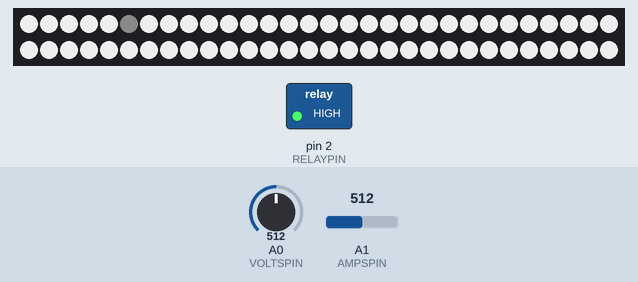
The sketch below on a simulated Arduino Uno, built with avr-gcc and run on an emulated ATmega328P. On the bench: 60 RGB LEDs in strip order, left to right, continuing on the next row, switched loads named in the sketch (green lamp = pin HIGH). The inputs (shaded band) are chosen by the test bench; at power-on: A0 (VOLTSPIN) = 512, A1 (AMPSPIN) = 512. What the sketch prints to the serial monitor is not drawn.

Above: at 1.27 s.
1.3 s: A0 (VOLTSPIN) set to 0
At 1.4 s:
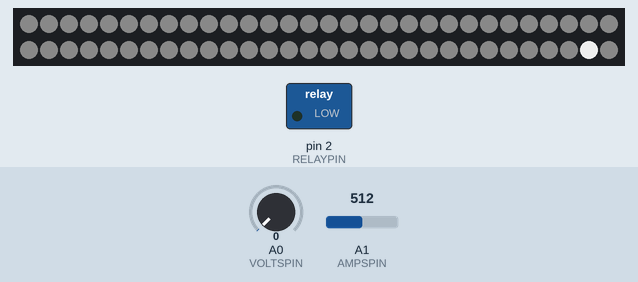
2.8 s: A0 (VOLTSPIN) set to 122
At 2.91 s:
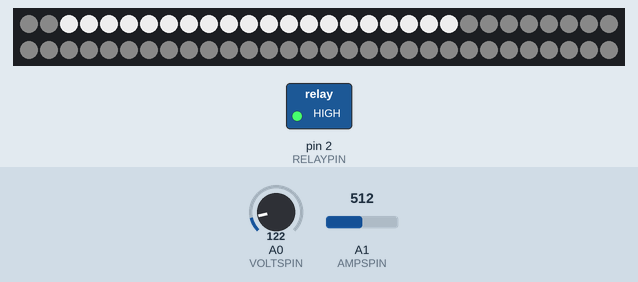
4.3 s: A1 (AMPSPIN) set to 716
At 4.35 s:
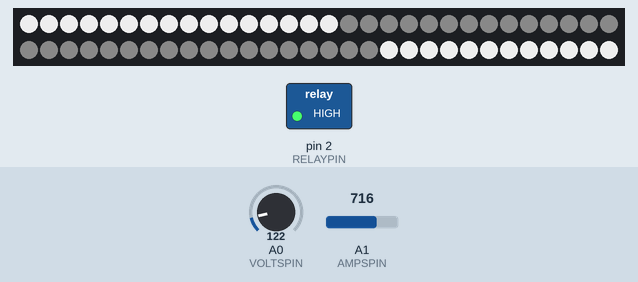
5.8 s: A1 (AMPSPIN) set to 900
At 5.82 s:
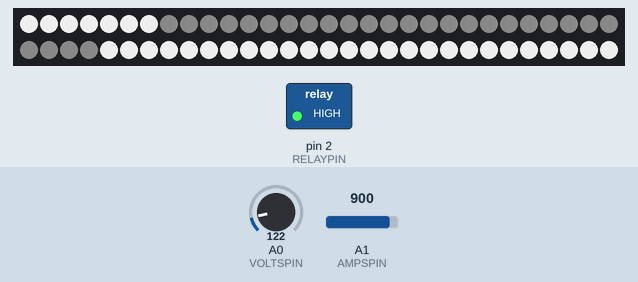
7.3 s: A0 (VOLTSPIN) set to 150
At 7.34 s:
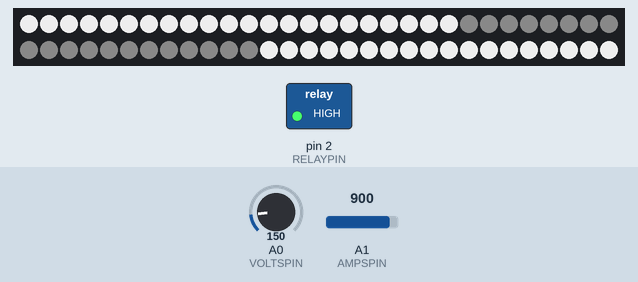
8.8 s: A1 (AMPSPIN) set to 1010
At 8.81 s:
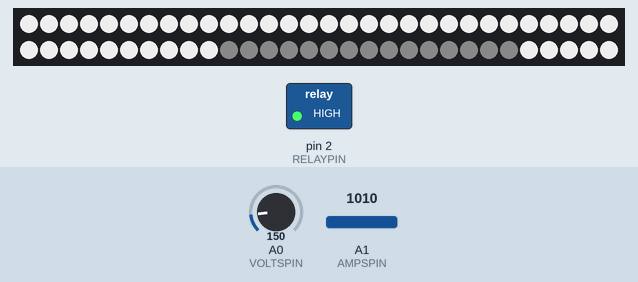
Timing chart, 0 to 11.3 s (numbered marks = the images above; inputs shaded):
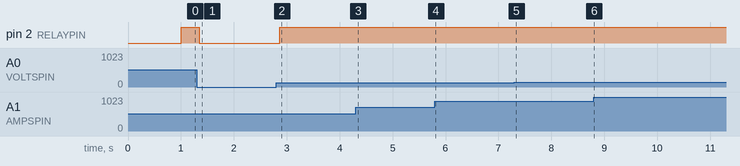

The sketch:

acpc.ino
```cpp
#define BAUDRATE 57600 // for serial communications
#define VOLTMIN 1.0 // when relay connects outlets
#define VOLTMAX 140.0 // when relay disconnects outlets
#define VOLTHYSTERESIS 5.0 // this many volts closer to ideal before relay closes
#define RELAYMINTIME 1000 // minimum milliseconds relay must stay open before closing again

#include <Adafruit_NeoPixel.h>

#define STRIP1PIN 4 // pin number of LED strip 1
#define STRIP1NUM 60 // number of LEDs on strip

#define VOLTSPIN A0 // where to sense voltage
#define AMPSPIN A1 // where to sense amperage
#define RELAYPIN 2 // normally open relay for AC power
#define VOLTCOEFF 4.1666 // 500 at 120vac
#define VOLTOFFSET 0.0 // when voltage is 0 this is the ADC value
#define AMPCOEFF 174.4 // 39 0.1A   252 at 1.28A    171 at 0.82A
#define AMPOFFSET 28.0 // when nothing plugged in, this is the ADC value

#define MAXPOWER 250.0 // wattage at which all LEDs are lit up

#define OVERSAMPLING 25 // how many times to average analogReads

Adafruit_NeoPixel strip1 = Adafruit_NeoPixel(STRIP1NUM, STRIP1PIN, NEO_GRB + NEO_KHZ800);
uint32_t offColor = 0; // the color used for pixels when "off"
uint32_t onColor = 0; // the color used for pixels when "on"

float ampsADC, voltsADC;
float volts, amps, watts;
unsigned long lastRelayTime = 0; // remember the last time we flipped relay
unsigned long lastLoopTime;
int patternPos = 0; // for strip1 animation
int fullness = 50;

void animateLeds(float fullness) { // fullness is 0.0 to 1.0
  unsigned long lastStrip1Time = millis();
  int numLit = constrain(STRIP1NUM * fullness,0,STRIP1NUM-2);
  for (int i = 0; i < STRIP1NUM; i++) {
    if (i <= numLit) {
    strip1.setPixelColor(STRIP1NUM-(i+patternPos)%STRIP1NUM-1,onColor);
    } else {
    strip1.setPixelColor(STRIP1NUM-(i+patternPos)%STRIP1NUM-1,offColor);
    }
  }
  patternPos += 1;
  strip1.show();
}

void updateRelay(float volts) {
  if (digitalRead(RELAYPIN)) { // if relay is closed
    if ((volts > VOLTMAX) || (volts < VOLTMIN)) {
      digitalWrite(RELAYPIN,LOW); // open relay
      lastRelayTime = millis(); // store when it opened
    }
  } else // relay must be open
  if (millis() - lastRelayTime > RELAYMINTIME) { // if it has been opened for long enough
    if ((volts > VOLTMIN + VOLTHYSTERESIS) && (volts < VOLTMAX - VOLTHYSTERESIS)) {
      digitalWrite(RELAYPIN,HIGH); // close relay
    }
  }
}

void setup() {
  Serial.begin(57600);
  Serial.println("AC PedalCharger display and relay box");
  pinMode(RELAYPIN,OUTPUT);
  strip1.begin();
  offColor = strip1.Color(10, 10, 10);
  onColor = strip1.Color(200, 200, 200);
  for (int i = 0; i < STRIP1NUM; i++) strip1.setPixelColor(i,offColor);
  strip1.show();
  lastLoopTime = millis();
}

void loop() {
  voltsADC = averageRead(A0);
  volts = (voltsADC - VOLTOFFSET) / VOLTCOEFF;
  ampsADC = averageRead(A1);
  amps = (ampsADC - AMPOFFSET) / AMPCOEFF;
  watts = amps * volts;
  lastLoopTime = millis();
  /*if (Serial.available()) {
    fullness = Serial.parseInt();
    while (Serial.available()) byte inByte = Serial.read();
  animateLeds((float)fullness / 100.0);
  }*/
  float powerLevel = watts/MAXPOWER;
  if (powerLevel > 0.25) {
    patternPos += 1;
    if (powerLevel > 0.5) {
      patternPos += 1;
      if (powerLevel > 0.75) {
        patternPos += 1;
      }
    }
  }
  animateLeds(powerLevel);
  updateRelay(volts);
}

void printDisplay() {
  Serial.print(volts,1);
  Serial.print("V (");
  Serial.print(voltsADC,1);
  Serial.print(")  ");
  Serial.print(amps,2);
  Serial.print("A (");
  Serial.print(ampsADC,1);
  Serial.print(")  ");
  Serial.print(watts,1);
  Serial.print("W  ");
  Serial.println(millis() - lastLoopTime);
}

float averageRead(byte pin) {
  int adder = 0;
  for (int i = 0; i < OVERSAMPLING; i++) {
    adder += analogRead(pin);
    delayMicroseconds(666);
  }
  return ((float)adder/OVERSAMPLING);
}
```

Measured:
- after the input at 1.3 s, pin 2 (RELAYPIN): HIGH → LOW after 0.05 s
- after the input at 2.8 s, pin 2 (RELAYPIN): LOW → HIGH after 0.07 s
